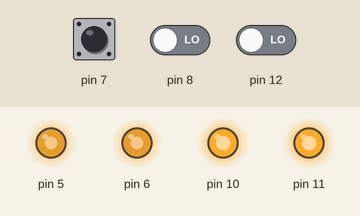
Recording of a sketch running on a simulated Arduino Uno, built with avr-gcc and run on an emulated ATmega328P. On the bench: output pins drawn as LEDs (lit = HIGH). The inputs (shaded band) are chosen by the test bench; at power-on: pin 7 LOW, pin 12 LOW, pin 8 LOW. What the sketch prints to the serial monitor is not drawn.

Above: at 1.2 s.
1.3 s: pin 7 driven HIGH
At 2.3 s:
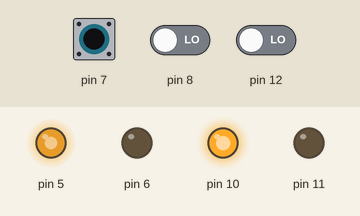
2.8 s: pin 7 driven LOW
At 3.3 s:
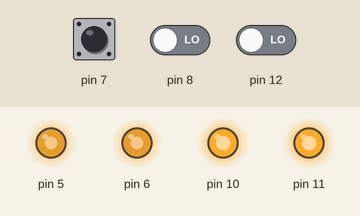
4.3 s: pin 12 driven HIGH
At 5.5 s:
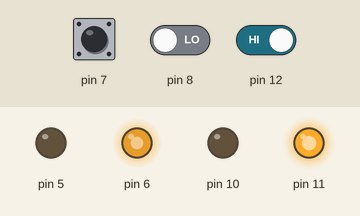
5.8 s: pin 12 driven LOW
At 6.9 s:
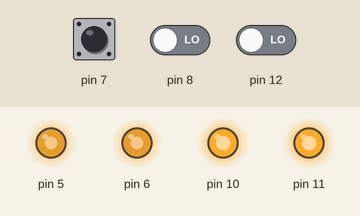
7.3 s: pin 7 driven HIGH and pin 8 driven HIGH and pin 12 driven HIGH
At 8.0 s:
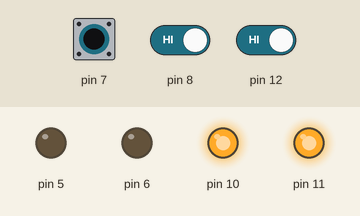
8.8 s: pin 7 pulsed LOW 2 times (0.12 s each, 0.3 s apart)
At 10.2 s:
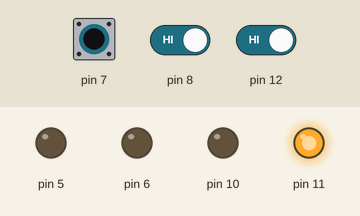
Timing chart, 0 to 11.8 s (numbered marks = the images above; inputs shaded):
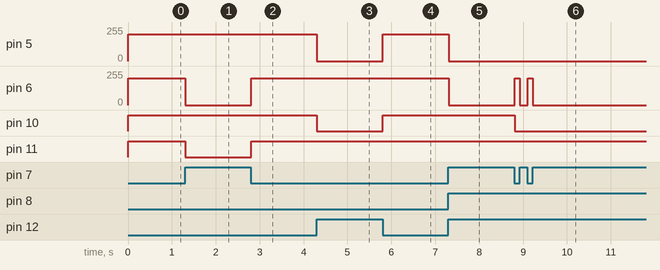

The sketch:

Test_IR.ino
```cpp
int  L;
int  C;
int  R;
int SwitchStatus = 0;
int IsRunning = false;
int  Status;
int motoLevel = 200;
int Switch_Digital = 2;
int Left_Digital = 6;
int Right_Digital = 5;
void forward() {
  digitalWrite(10,HIGH);
  analogWrite(5,motoLevel);
  digitalWrite(11,HIGH);
  analogWrite(6,motoLevel);
}

void stop() {
  analogWrite(5,0);
  analogWrite(6,0);
}

void backward() {
  digitalWrite(10,LOW);
  analogWrite(5,motoLevel);
  digitalWrite(11,LOW);
  analogWrite(6,motoLevel);
}


void left() {
  digitalWrite(10,HIGH);
  analogWrite(5,motoLevel);
  digitalWrite(11,LOW);
  analogWrite(6,0);
}

void right() {
  digitalWrite(10,LOW);
  analogWrite(5,0);
  digitalWrite(11,HIGH);
  analogWrite(6,motoLevel);
}

void setup()
{
  Serial.begin(9600);
  pinMode(7, INPUT);
  pinMode(8, INPUT);
  pinMode(12, INPUT);
    L = '0';
  C = '0';
  R = '0';
  Status = '0';

  pinMode(10, OUTPUT);
  pinMode(5, OUTPUT);
  pinMode(11, OUTPUT);
  pinMode(6, OUTPUT);
}

void loop()
{
//    int crtSwitchStatus = digitalRead(Switch_Digital);
//    if( crtSwitchStatus != SwitchStatus ){
//      IsRunning = !IsRunning;
//    }
//    SwitchStatus = crtSwitchStatus;
//
//    if( IsRunning ){
//      digitalWrite(10, HIGH );
//    }else{
//      digitalWrite(10, LOW );
//    }


    L = digitalRead(7);
    C = digitalRead(8);
    R = digitalRead(12);
    Status = L * 4 + (C * 2 + R);
    Serial.println(Status);

    if (Status == 0) {
      forward();
    } else if (Status == 1) {
      right();
    } else if (Status == 2) {
      forward();
    } else if (Status == 3) {
      right();
    } else if (Status == 4) {
      left();
    } else if (Status == 5) {
      forward();
    } else if (Status == 6) {
      left();
    } else if (Status == 7) {
      stop();
    }


}
```

Measured:
- after the input at 1.3 s, pin 6: 200/255 → 0/255 at once; pin 11: HIGH → LOW at once
- after the input at 2.8 s, pin 6: 0/255 → 200/255 at once; pin 11: LOW → HIGH at once
- after the input at 4.3 s, pin 5: 200/255 → 0/255 at once; pin 10: HIGH → LOW at once
- after the input at 5.8 s, pin 5: 0/255 → 200/255 at once; pin 10: LOW → HIGH at once
- after the input at 7.3 s, pin 5, pin 6: 200/255 → 0/255 at once
- after the input at 8.8 s, pin 6: alternates 200/255 for 0.12 s and 0/255 for 0.18 s, 4 changes in all, then stays 0/255, starting at once; pin 10: HIGH → LOW at once
